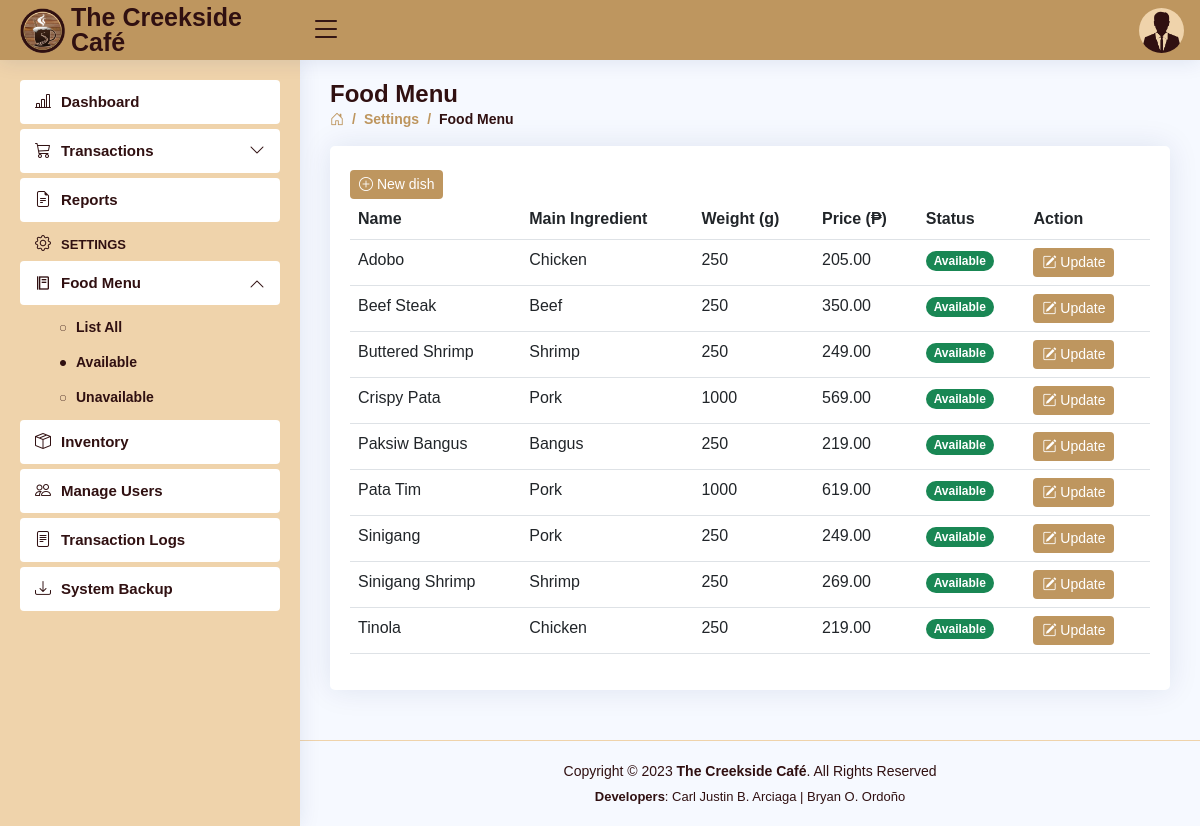
Before: /settings-foodmenu-AV.php (signed in) with the older database file.
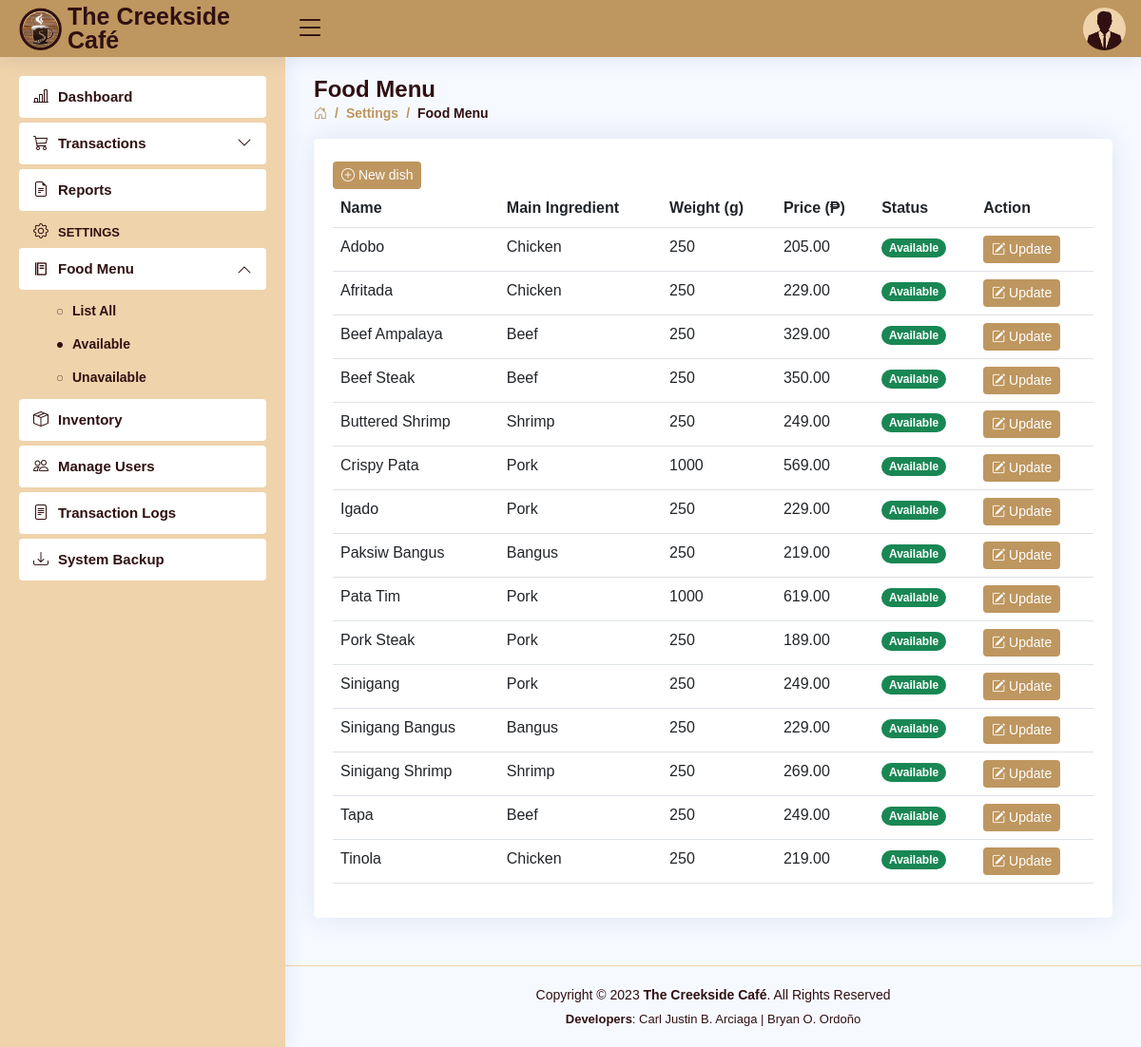
After: the same page with the newer database file.
### tables this page shows
CREATE TABLE `users` (
  `user_id` int(11) NOT NULL AUTO_INCREMENT,
  `role` varchar(5) DEFAULT NULL,
  `fname` varchar(30) DEFAULT NULL,
  `mname` varchar(30) DEFAULT NULL,
  `lname` varchar(30) DEFAULT NULL,
  `bdate` date DEFAULT NULL,
  `sex` varchar(6) DEFAULT NULL,
  `province` varchar(15) DEFAULT NULL,
  `municipality` varchar(30) DEFAULT NULL,
  `barangay` varchar(30) DEFAULT NULL,
  `contact_no` varchar(11) DEFAULT NULL,
  `email` varchar(50) DEFAULT NULL,
  `username` varchar(50) DEFAULT NULL,
  `password` varchar(50) DEFAULT NULL,
  PRIMARY KEY (`user_id`)
);

CREATE TABLE `dishes` (
  `dish_id` int(2) NOT NULL AUTO_INCREMENT,
  `dish_name` varchar(30) DEFAULT NULL,
  `main_` varchar(15) DEFAULT NULL,
  `weight` int(4) DEFAULT NULL,
  `price` decimal(10,2) DEFAULT NULL,
  `status` varchar(11) DEFAULT NULL,
  PRIMARY KEY (`dish_id`)
);

### settings-foodmenu-AV.php (the view, shortened to what this page needs)
<!DOCTYPE html>
<html lang="en">
<head>
  <?php
  include 'includes/links.php';
  include 'includes/header.php';
  include 'includes/sidebar-AV.php';
  $role = $_SESSION['role'];
  ?>
</head>
<body>
  <main id="main" class="main">
    <div class="pagetitle">
      <h1>Food Menu</h1>
      <nav>
        <ol class="breadcrumb">
          <li class="breadcrumb-item"><a href="dashboard.php"><i class="bi bi-house-door"></i></a></li>
          <li class="breadcrumb-item">Settings</li>
          <li class="breadcrumb-item active">Food Menu</li>
        </ol>
      </nav>
    </div>
    <section class="section dish">
      <div class="card">
        <div class="card-body">
          <br>
          <?php if ($role === 'Admin') { ?>
            <button class="btn btn2 btn-sm" data-bs-toggle="modal" data-bs-target="#addDish"><i class="bi bi-plus-circle"></i> New dish</button> <?php
                                                                                                                                                } ?>
          <table class="table table-hover datatable">
            <?php if ($role === 'Admin') { ?>
              <thead>
                <tr>
                  <th scope="col">Name</th>
                  <th scope="col">Main Ingredient</th>
                  <th scope="col">Weight (g)</th>
                  <th scope="col">Price (₱)</th>
                  <th scope="col">Status</th>
                  <th scope="col">Action</th>
                </tr>
              </thead> <?php
                      } ?>
            <tbody>
              <?php
              include 'connection.php';
              $query = "SELECT * FROM dishes WHERE status = 'Available' ORDER BY dish_name ASC";
              $result = $con->query($query);
              if ($result) {
                while ($row = $result->fetch_assoc()) {
                  $id = $row['dish_id'];
                  $name = $row['dish_name'];
                  $main_ = $row['main_'];
                  $weight = $row['weight'];
                  $price = $row['price'];
                  $status = $row['status']; ?>
                  <tr>
                    <td><a style="text-transform: capitalize;"><?php echo $name ?></a></td>
                    <td><?php echo $main_ ?></td>
                    <td><?php echo $weight ?></td>
                    <td><?php echo $price ?></td>
                    <?php if ($status === 'Available') { ?>
                      <td>
                        <font class="badge bg-success rounded-pill"><b><?php echo $status ?></b></font>
                      </td> <?php
                          } elseif ($status === 'Unavailable') { ?>
                      <td>
                        <font class="badge bg-danger rounded-pill"><b><?php echo $status ?></b></font>
                      </td> <?php
                          } ?>
                    <?php if ($role === 'Admin') { ?>
                      <td>
                        <button class="btn btn2 btn-sm" data-bs-toggle="modal" data-bs-target="#updateDish-<?php echo $id ?>"><i class="bi bi-pencil-square"></i> Update</button>
                      </td> <?php
                          } ?>
                  </tr>
              <?php }
              } ?>
            </tbody>
          </table>
        </div>
      </div>
    </section>
  </main>
  <?php include 'includes/footer.php'; ?>
</body>
</html>

### includes/header.php (shortened to what this page needs)
<header id="header" class="header fixed-top d-flex align-items-center">
  <div class="d-flex align-items-center justify-content-between">
    <a href="dashboard.php" class="logo d-flex align-items-center">
      <img src="assets/img/creekside.png" alt="">
      <span class="d-none d-lg-block">The Creekside Café</span>
    </a>
    <i class="bi bi-list toggle-sidebar-btn"></i>
  </div>
  <nav class="header-nav ms-auto">
  <?php
      include 'connection.php';
      $username = $_SESSION['username'];
      $query = "SELECT * FROM users WHERE username = '$username'";
      $result = $con->query($query);
      if ($result) {
        while ($row = $result->fetch_assoc()) {
          $sex = $row['sex'];
          ?>
    <ul class="d-flex align-items-center">
      <li class="nav-item dropdown pe-3">
        <a class="nav-link nav-profile d-flex align-items-center pe-0" href="#" data-bs-toggle="dropdown">
          <?php
            if ($sex === 'Male') {
                echo '<img src="assets/img/Male.png" alt="Profile" class="rounded-circle">';
            } elseif ($sex === 'Female') {
                echo '<img src="assets/img/Female.png" alt="Profile" class="rounded-circle">';
            }
          ?>
        </a>
  <?php
        }
      }
  ?>
      </li>
    </ul>
  </nav>
</header>

Changed rows visible on the page:
now on this page (row edited): dishes: dish_name "Afritada", main_ "Chicken", weight "250", price "229.00", status "Available"
now on this page (row edited): dishes: dish_name "Beef Ampalaya", main_ "Beef", weight "250", price "329.00", status "Available"
now on this page (row edited): dishes: dish_name "Igado", main_ "Pork", weight "250", price "229.00", status "Available"
now on this page (row edited): dishes: dish_name "Pork Steak", main_ "Pork", weight "250", price "189.00", status "Available"
now on this page (row edited): dishes: dish_name "Sinigang Bangus", main_ "Bangus", weight "250", price "229.00", status "Available"
now on this page (row edited): dishes: dish_name "Tapa", main_ "Beef", weight "250", price "249.00", status "Available"
